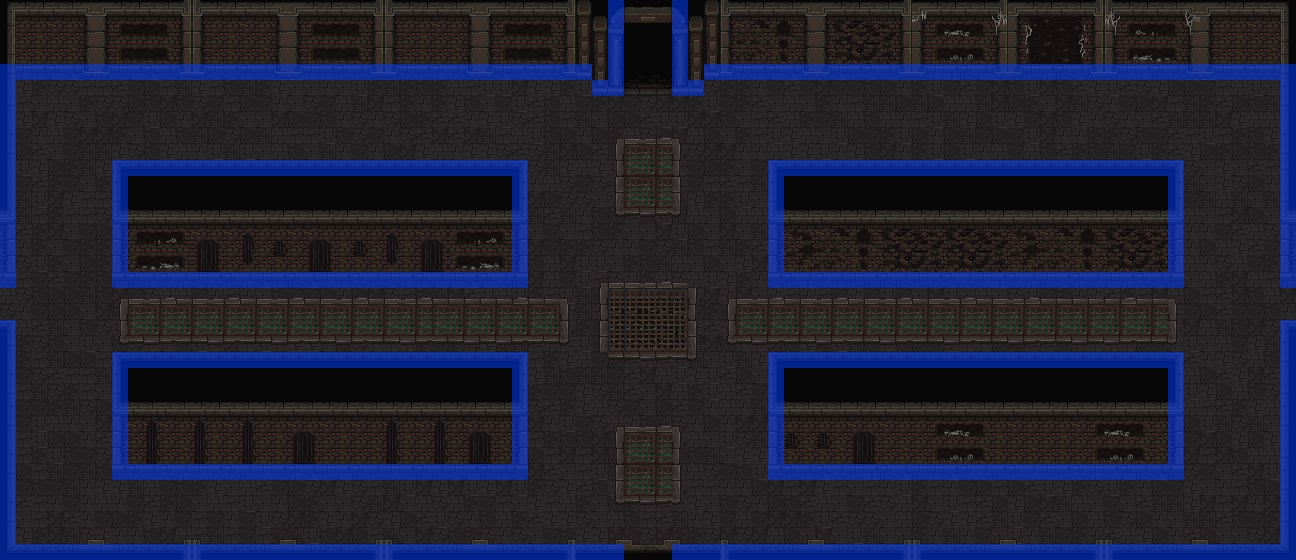

Rendered tile map (Tiled .tmx) drawn with the repository's tilesets; below, a short description and the map source with its tile grids summarised:
An orthogonal 81x35 tile map with 16x16 px tiles, 4 tile layers (Terra, Parets, Porta, Colisions), 2 tilesets.

<map version="1.5" tiledversion="1.7.0" orientation="orthogonal" renderorder="right-down" width="81" height="35" tilewidth="16" tileheight="16" infinite="0" nextlayerid="7" nextobjectid="1">
 <tileset firstgid="1" name="Floor1_TileSet" tilewidth="16" tileheight="16" tilecount="2560" columns="64">
  <image source="../Sprites/Maps/RF_Catacombs_v1.0/mainlevbuild.png" width="1024" height="640" />
 </tileset>
 <tileset firstgid="2561" name="Colisions" tilewidth="16" tileheight="16" tilecount="2" columns="2">
  <image source="../Sprites/Maps/Colisions.png" width="32" height="16" />
 </tileset>
 <layer id="2" name="Terra" width="81" height="35">
  <data>[2835 cells, 2835 non-empty, 14 distinct tile ids]</data>
 </layer>
 <layer id="1" name="Parets" width="81" height="35">
  <data>[2835 cells, 1959 non-empty, 333 distinct tile ids]</data>
 </layer>
 <layer id="5" name="Porta" width="81" height="35">
  <data>[2835 cells, 8 non-empty, 8 distinct tile ids]</data>
 </layer>
 <layer id="3" name="Colisions" width="81" height="35" opacity="0.54">
  <data>[2835 cells, 820 non-empty, 2 distinct tile ids]</data>
 </layer>
</map>
